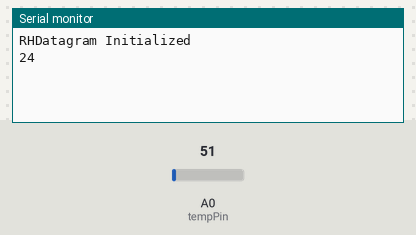
Simulated run of this sketch. Board: Arduino Uno, built with avr-gcc and run on an emulated ATmega328P. Shown: the last lines printed to the serial monitor. Inputs (shaded band) come from the test bench; at power-on: A0 (tempPin) = 51. Random numbers use the default seed unless the sketch sets one; no radio packets arrive unless stated.

Above: at 18.0 s.
18.1 s: A0 (tempPin) set to 61
At 19.5 s:
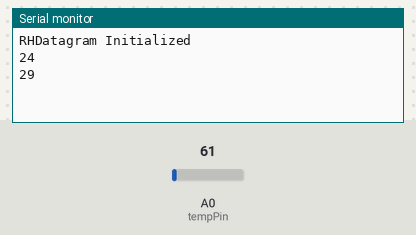
32.2 s: A0 (tempPin) set to 71
At 37.5 s:
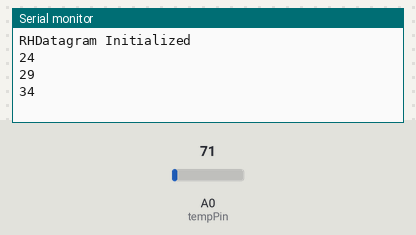

Measured:
- after the input at 18.1 s, the serial monitor: prints a new line after 0.71 s (image 1)
- after the input at 32.2 s, the serial monitor: prints a new line after 4.9 s (image 2)

The sketch:

TempSensor-Trinket.ino
```cpp
// Include all of the other libraries needed
#include <RHDatagram.h>
#include <RH_ASK.h>
#include <SPI.h>

// RadioHead Configuration Tx = 12 & Rx = 11
#define ADDR_SVR 1
#define ADDR_ME 2
#define SENSOR 2

RH_ASK driver;
RHDatagram manager(driver, ADDR_ME);
uint8_t buf[RH_ASK_MAX_MESSAGE_LEN];

float temp;
int tempPin = 0;
//int sensor = 2;

void setup() {
  Serial.begin(9600);
  if (!manager.init()){
    Serial.println("RHDatagram Failed");
  } else {
    Serial.println("RHDatagram Initialized");
  }
}

void loop(){
  temp = analogRead(tempPin);
  temp = temp * 0.48828125;
  Serial.println((int)temp);

  // Send a message to manager_server
  //uint8_t buf[4];
  buf[0] = 1;
  buf[1] = SENSOR;
  buf[2] = (int)temp;
  buf[3] = 4;
  manager.sendto(buf, sizeof(buf), ADDR_SVR);
  delay(random(18000, 19000));
}
```
